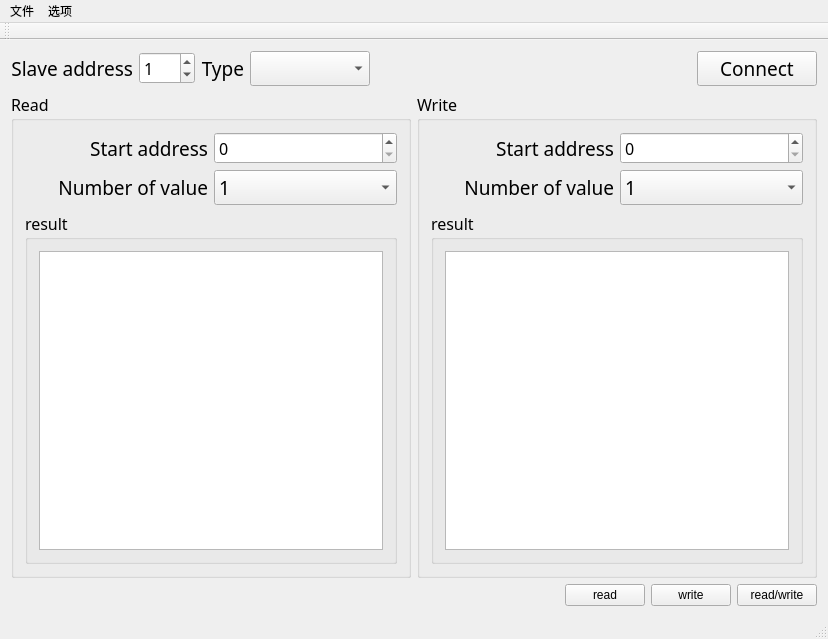
<?xml version="1.0" encoding="UTF-8"?>
<ui version="4.0">
 <class>ModbusToolsClass</class>
 <widget class="QMainWindow" name="ModbusToolsClass">
  <property name="geometry">
   <rect>
    <x>0</x>
    <y>0</y>
    <width>828</width>
    <height>639</height>
   </rect>
  </property>
  <property name="windowTitle">
   <string>ModbusTools</string>
  </property>
  <widget class="QWidget" name="centralWidget">
   <layout class="QGridLayout" name="gridLayout">
    <item row="0" column="0">
     <layout class="QHBoxLayout" name="horizontalLayout">
      <item>
       <widget class="QLabel" name="label_10">
        <property name="minimumSize">
         <size>
          <width>0</width>
          <height>0</height>
         </size>
        </property>
        <property name="maximumSize">
         <size>
          <width>16777215</width>
          <height>16777215</height>
         </size>
        </property>
        <property name="font">
         <font>
          <family>微软雅黑</family>
          <pointsize>14</pointsize>
         </font>
        </property>
        <property name="text">
         <string>Slave address</string>
        </property>
        <property name="alignment">
         <set>Qt::AlignRight|Qt::AlignTrailing|Qt::AlignVCenter</set>
        </property>
       </widget>
      </item>
      <item>
       <widget class="QSpinBox" name="slave">
        <property name="font">
         <font>
          <family>微软雅黑</family>
          <pointsize>12</pointsize>
         </font>
        </property>
        <property name="maximum">
         <number>100</number>
        </property>
        <property name="value">
         <number>1</number>
        </property>
       </widget>
      </item>
      <item>
       <widget class="QLabel" name="label_5">
        <property name="minimumSize">
         <size>
          <width>0</width>
          <height>0</height>
         </size>
        </property>
        <property name="maximumSize">
         <size>
          <width>16777215</width>
          <height>16777215</height>
         </size>
        </property>
        <property name="font">
         <font>
          <family>微软雅黑</family>
          <pointsize>14</pointsize>
         </font>
        </property>
        <property name="text">
         <string>Type</string>
        </property>
        <property name="alignment">
         <set>Qt::AlignRight|Qt::AlignTrailing|Qt::AlignVCenter</set>
        </property>
       </widget>
      </item>
      <item>
       <widget class="QComboBox" name="Type">
        <property name="minimumSize">
         <size>
          <width>120</width>
          <height>0</height>
         </size>
        </property>
        <property name="maximumSize">
         <size>
          <width>16777215</width>
          <height>16777215</height>
         </size>
        </property>
        <property name="font">
         <font>
          <family>微软雅黑</family>
          <pointsize>14</pointsize>
         </font>
        </property>
       </widget>
      </item>
      <item>
       <spacer name="horizontalSpacer_3">
        <property name="orientation">
         <enum>Qt::Horizontal</enum>
        </property>
        <property name="sizeHint" stdset="0">
         <size>
          <width>40</width>
          <height>20</height>
         </size>
        </property>
       </spacer>
      </item>
      <item>
       <widget class="QPushButton" name="btnConnect">
        <property name="minimumSize">
         <size>
          <width>120</width>
          <height>0</height>
         </size>
        </property>
        <property name="font">
         <font>
          <family>微软雅黑</family>
          <pointsize>14</pointsize>
         </font>
        </property>
        <property name="text">
         <string>Connect</string>
        </property>
       </widget>
      </item>
     </layout>
    </item>
    <item row="1" column="0">
     <layout class="QHBoxLayout" name="horizontalLayout_4">
      <item>
       <widget class="QGroupBox" name="groupBox_3">
        <property name="font">
         <font>
          <family>微软雅黑</family>
          <pointsize>12</pointsize>
         </font>
        </property>
        <property name="title">
         <string>Read</string>
        </property>
        <layout class="QGridLayout" name="gridLayout_4">
         <item row="0" column="0">
          <widget class="QLabel" name="label_3">
           <property name="minimumSize">
            <size>
             <width>0</width>
             <height>0</height>
            </size>
           </property>
           <property name="maximumSize">
            <size>
             <width>16777215</width>
             <height>16777215</height>
            </size>
           </property>
           <property name="font">
            <font>
             <family>微软雅黑</family>
             <pointsize>14</pointsize>
            </font>
           </property>
           <property name="text">
            <string>Start address</string>
           </property>
           <property name="alignment">
            <set>Qt::AlignRight|Qt::AlignTrailing|Qt::AlignVCenter</set>
           </property>
          </widget>
         </item>
         <item row="0" column="1">
          <widget class="QSpinBox" name="start_address_read">
           <property name="maximum">
            <number>10000000</number>
           </property>
           <property name="value">
            <number>0</number>
           </property>
          </widget>
         </item>
         <item row="1" column="0">
          <widget class="QLabel" name="label_4">
           <property name="minimumSize">
            <size>
             <width>0</width>
             <height>0</height>
            </size>
           </property>
           <property name="maximumSize">
            <size>
             <width>16777215</width>
             <height>16777215</height>
            </size>
           </property>
           <property name="font">
            <font>
             <family>微软雅黑</family>
             <pointsize>14</pointsize>
            </font>
           </property>
           <property name="text">
            <string>Number of value</string>
           </property>
           <property name="alignment">
            <set>Qt::AlignRight|Qt::AlignTrailing|Qt::AlignVCenter</set>
           </property>
          </widget>
         </item>
         <item row="1" column="1">
          <widget class="QComboBox" name="number_read">
           <property name="minimumSize">
            <size>
             <width>120</width>
             <height>0</height>
            </size>
           </property>
           <property name="maximumSize">
            <size>
             <width>16777215</width>
             <height>16777215</height>
            </size>
           </property>
           <property name="font">
            <font>
             <family>微软雅黑</family>
             <pointsize>14</pointsize>
            </font>
           </property>
           <property name="currentText">
            <string>1</string>
           </property>
           <item>
            <property name="text">
             <string>1</string>
            </property>
           </item>
           <item>
            <property name="text">
             <string>2</string>
            </property>
           </item>
           <item>
            <property name="text">
             <string>3</string>
            </property>
           </item>
           <item>
            <property name="text">
             <string>4</string>
            </property>
           </item>
           <item>
            <property name="text">
             <string>5</string>
            </property>
           </item>
           <item>
            <property name="text">
             <string>6</string>
            </property>
           </item>
           <item>
            <property name="text">
             <string>7</string>
            </property>
           </item>
           <item>
            <property name="text">
             <string>8</string>
            </property>
           </item>
           <item>
            <property name="text">
             <string>9</string>
            </property>
           </item>
           <item>
            <property name="text">
             <string>10</string>
            </property>
           </item>
          </widget>
         </item>
         <item row="2" column="0" colspan="2">
          <widget class="QGroupBox" name="groupBox_4">
           <property name="title">
            <string>result</string>
           </property>
           <layout class="QGridLayout" name="gridLayout_3">
            <item row="0" column="0">
             <widget class="QListWidget" name="listWidget"/>
            </item>
           </layout>
          </widget>
         </item>
        </layout>
       </widget>
      </item>
      <item>
       <widget class="QGroupBox" name="groupBox_5">
        <property name="font">
         <font>
          <family>微软雅黑</family>
          <pointsize>12</pointsize>
         </font>
        </property>
        <property name="title">
         <string>Write</string>
        </property>
        <layout class="QGridLayout" name="gridLayout_5">
         <item row="0" column="0">
          <widget class="QLabel" name="label_9">
           <property name="minimumSize">
            <size>
             <width>0</width>
             <height>0</height>
            </size>
           </property>
           <property name="maximumSize">
            <size>
             <width>16777215</width>
             <height>16777215</height>
            </size>
           </property>
           <property name="font">
            <font>
             <family>微软雅黑</family>
             <pointsize>14</pointsize>
            </font>
           </property>
           <property name="text">
            <string>Start address</string>
           </property>
           <property name="alignment">
            <set>Qt::AlignRight|Qt::AlignTrailing|Qt::AlignVCenter</set>
           </property>
          </widget>
         </item>
         <item row="0" column="1">
          <widget class="QSpinBox" name="start_address_write">
           <property name="maximum">
            <number>10000000</number>
           </property>
           <property name="value">
            <number>0</number>
           </property>
          </widget>
         </item>
         <item row="1" column="0">
          <widget class="QLabel" name="label_11">
           <property name="minimumSize">
            <size>
             <width>0</width>
             <height>0</height>
            </size>
           </property>
           <property name="maximumSize">
            <size>
             <width>16777215</width>
             <height>16777215</height>
            </size>
           </property>
           <property name="font">
            <font>
             <family>微软雅黑</family>
             <pointsize>14</pointsize>
            </font>
           </property>
           <property name="text">
            <string>Number of value</string>
           </property>
           <property name="alignment">
            <set>Qt::AlignRight|Qt::AlignTrailing|Qt::AlignVCenter</set>
           </property>
          </widget>
         </item>
         <item row="1" column="1">
          <widget class="QComboBox" name="number_write">
           <property name="minimumSize">
            <size>
             <width>120</width>
             <height>0</height>
            </size>
           </property>
           <property name="maximumSize">
            <size>
             <width>16777215</width>
             <height>16777215</height>
            </size>
           </property>
           <property name="font">
            <font>
             <family>微软雅黑</family>
             <pointsize>14</pointsize>
            </font>
           </property>
           <property name="currentText">
            <string>1</string>
           </property>
           <item>
            <property name="text">
             <string>1</string>
            </property>
           </item>
           <item>
            <property name="text">
             <string>2</string>
            </property>
           </item>
           <item>
            <property name="text">
             <string>3</string>
            </property>
           </item>
           <item>
            <property name="text">
             <string>4</string>
            </property>
           </item>
           <item>
            <property name="text">
             <string>5</string>
            </property>
           </item>
           <item>
            <property name="text">
             <string>6</string>
            </property>
           </item>
           <item>
            <property name="text">
             <string>7</string>
            </property>
           </item>
           <item>
            <property name="text">
             <string>8</string>
            </property>
           </item>
           <item>
            <property name="text">
             <string>9</string>
            </property>
           </item>
           <item>
            <property name="text">
             <string>10</string>
            </property>
           </item>
          </widget>
         </item>
         <item row="2" column="0" colspan="2">
          <widget class="QGroupBox" name="groupBox_write">
           <property name="title">
            <string>result</string>
           </property>
           <layout class="QGridLayout" name="gridLayout_6">
            <item row="0" column="0">
             <widget class="QTreeView" name="treeView"/>
            </item>
           </layout>
          </widget>
         </item>
        </layout>
       </widget>
      </item>
     </layout>
    </item>
    <item row="2" column="0">
     <layout class="QHBoxLayout" name="horizontalLayout_3">
      <item>
       <spacer name="horizontalSpacer">
        <property name="orientation">
         <enum>Qt::Horizontal</enum>
        </property>
        <property name="sizeHint" stdset="0">
         <size>
          <width>40</width>
          <height>20</height>
         </size>
        </property>
       </spacer>
      </item>
      <item>
       <widget class="QPushButton" name="btnRead">
        <property name="text">
         <string>read</string>
        </property>
       </widget>
      </item>
      <item>
       <widget class="QPushButton" name="btnWrite">
        <property name="text">
         <string>write</string>
        </property>
       </widget>
      </item>
      <item>
       <widget class="QPushButton" name="btnReadWrite">
        <property name="text">
         <string>read/write</string>
        </property>
       </widget>
      </item>
     </layout>
    </item>
   </layout>
  </widget>
  <widget class="QMenuBar" name="menuBar">
   <property name="geometry">
    <rect>
     <x>0</x>
     <y>0</y>
     <width>828</width>
     <height>23</height>
    </rect>
   </property>
   <widget class="QMenu" name="menu">
    <property name="title">
     <string>文件</string>
    </property>
    <addaction name="actionquit"/>
   </widget>
   <widget class="QMenu" name="menu_2">
    <property name="title">
     <string>选项</string>
    </property>
    <addaction name="actionoption"/>
   </widget>
   <addaction name="menu"/>
   <addaction name="menu_2"/>
  </widget>
  <widget class="QToolBar" name="mainToolBar">
   <attribute name="toolBarArea">
    <enum>TopToolBarArea</enum>
   </attribute>
   <attribute name="toolBarBreak">
    <bool>false</bool>
   </attribute>
  </widget>
  <widget class="QStatusBar" name="statusBar"/>
  <action name="actionquit">
   <property name="text">
    <string>quit</string>
   </property>
  </action>
  <action name="actionoption">
   <property name="text">
    <string>option</string>
   </property>
  </action>
 </widget>
 <layoutdefault spacing="6" margin="11"/>
 <resources>
  <include location="../resource/ModbusTools.qrc"/>
 </resources>
 <connections>
  <connection>
   <sender>actionquit</sender>
   <signal>triggered()</signal>
   <receiver>ModbusToolsClass</receiver>
   <slot>close()</slot>
   <hints>
    <hint type="sourcelabel">
     <x>-1</x>
     <y>-1</y>
    </hint>
    <hint type="destinationlabel">
     <x>398</x>
     <y>325</y>
    </hint>
   </hints>
  </connection>
  <connection>
   <sender>btnConnect</sender>
   <signal>clicked()</signal>
   <receiver>ModbusToolsClass</receiver>
   <slot>OnConnect()</slot>
   <hints>
    <hint type="sourcelabel">
     <x>744</x>
     <y>61</y>
    </hint>
    <hint type="destinationlabel">
     <x>398</x>
     <y>325</y>
    </hint>
   </hints>
  </connection>
  <connection>
   <sender>actionoption</sender>
   <signal>triggered()</signal>
   <receiver>ModbusToolsClass</receiver>
   <slot>OptionShow()</slot>
   <hints>
    <hint type="sourcelabel">
     <x>-1</x>
     <y>-1</y>
    </hint>
    <hint type="destinationlabel">
     <x>398</x>
     <y>325</y>
    </hint>
   </hints>
  </connection>
  <connection>
   <sender>btnRead</sender>
   <signal>clicked()</signal>
   <receiver>ModbusToolsClass</receiver>
   <slot>read()</slot>
   <hints>
    <hint type="sourcelabel">
     <x>639</x>
     <y>599</y>
    </hint>
    <hint type="destinationlabel">
     <x>535</x>
     <y>605</y>
    </hint>
   </hints>
  </connection>
  <connection>
   <sender>btnWrite</sender>
   <signal>clicked()</signal>
   <receiver>ModbusToolsClass</receiver>
   <slot>write()</slot>
   <hints>
    <hint type="sourcelabel">
     <x>710</x>
     <y>602</y>
    </hint>
    <hint type="destinationlabel">
     <x>690</x>
     <y>616</y>
    </hint>
   </hints>
  </connection>
  <connection>
   <sender>btnReadWrite</sender>
   <signal>clicked()</signal>
   <receiver>ModbusToolsClass</receiver>
   <slot>readwrite()</slot>
   <hints>
    <hint type="sourcelabel">
     <x>762</x>
     <y>593</y>
    </hint>
    <hint type="destinationlabel">
     <x>762</x>
     <y>614</y>
    </hint>
   </hints>
  </connection>
  <connection>
   <sender>Type</sender>
   <signal>currentIndexChanged(int)</signal>
   <receiver>ModbusToolsClass</receiver>
   <slot>typeChanged(int)</slot>
   <hints>
    <hint type="sourcelabel">
     <x>327</x>
     <y>62</y>
    </hint>
    <hint type="destinationlabel">
     <x>423</x>
     <y>58</y>
    </hint>
   </hints>
  </connection>
 </connections>
 <slots>
  <slot>OnConnect()</slot>
  <slot>OptionShow()</slot>
  <slot>write()</slot>
  <slot>read()</slot>
  <slot>readwrite()</slot>
  <slot>typeChanged(int)</slot>
 </slots>
</ui>
